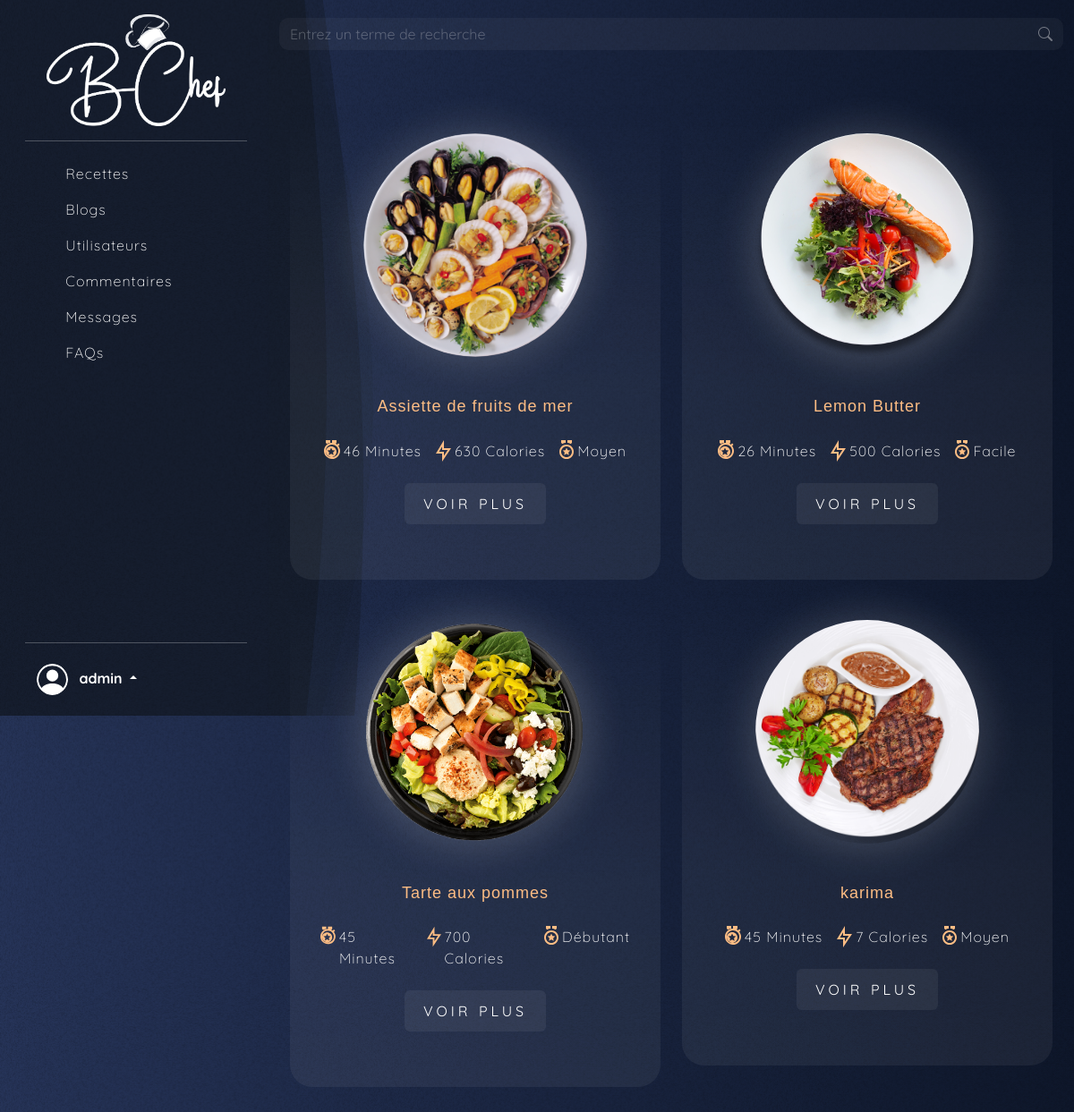
/admin/admin_recherche.php (signed in), run on the app's committed database.
### tables this page shows
CREATE TABLE `recettes` (
  `id_recette` int(11) NOT NULL,
  `titre` varchar(100) NOT NULL,
  `description` text DEFAULT NULL,
  `ingredients` text DEFAULT NULL,
  `instructions` text DEFAULT NULL,
  `url_image` varchar(255) DEFAULT NULL,
  `categorie` varchar(50) DEFAULT NULL,
  `cree_le` timestamp NOT NULL DEFAULT current_timestamp(),
  `temps` int(11) DEFAULT NULL,
  `calorie` int(11) DEFAULT NULL,
  `difficulte` varchar(50) DEFAULT NULL,
  `note` int(5) DEFAULT 0
);

### admin/admin_recherche.php (the view, shortened to what this page needs)
<?php
include 'header_admin.php';
$connexion = connexion();
function getRecettes($connexion) {
    try {
        $res = $connexion->prepare("SELECT recettes.* FROM recettes ");
        $res->execute();
        return $res->fetchAll(PDO::FETCH_ASSOC);
    } catch (PDOException $e) {
        echo "Erreur : " . $e->getMessage();
        return array();
    }
}
if ($_SERVER["REQUEST_METHOD"] == "POST" && isset($_POST['search'])) {
    $searchTerm = $_POST['searchTerm'];
    $recettes = searchRecettes($connexion, $searchTerm);
    if(empty($recettes)){
        $message ="Aucune résultat pour  : $searchTerm";
    }else{
        $message = "Résultats de la recherche pour : $searchTerm";
    }
} else {
    $recettes = getRecettes($connexion);
}
?>
<main>
    <div class="container marketing my-5">
        <div class="row">
            <?php foreach ($recettes as $recette): ?>
            <div class="col-md-6">
                <a href="details_recettes.php?id_recette=<?php echo $recette['id_recette']; ?>">
                    <div class="card-block swiper-slide">
                        <div class="image-content">
                            <div class="card-image">
                                <img src="../images/<?php echo $recette['url_image']; ?>" alt="" class="card-img">
                            </div>
                        </div>
                        <div class="card-content text-center">
                            <h2 class="name"><span><?php echo $recette['titre']; ?></span></h2>
                            <div class="d-flex justify-content-between py-2 gap-3">
                                <div class="d-flex gap-1">
                                    <p><?php echo $recette['temps']; ?> Minutes</p>
                                </div>
                                <div class="d-flex gap-1">
                                    <svg width="17" height="24" viewBox="0 0 17 24" fill="none" xmlns="http://www.w3.org/2000/svg">
                                        <path d="M9 9H17L7 24V15H0L9 0V9ZM7 11V7.22L3.532 13H9V17.394L13.263 11H7Z" fill="#FDBD84"/>
                                    </svg>
                                    <p><?php echo $recette['calorie']; ?> Calories</p>
                                </div>
                                <div class="d-flex gap-1">
                                    <p><?php echo $recette['difficulte']; ?></p>
                                </div>
                            </div>
                            <a href="recette.php?id_recette=<?php echo $recette['id_recette']; ?>" class="btn boutton"> Voir plus </a>
                        </div>
                    </div>
                </a>
            </div>
            <?php endforeach; ?>
        </div>
    </div>
</main>

### admin/style.css (style rules this page uses)
* { margin: 0; padding: 0; -webkit-box-sizing: border-box; box-sizing: border-box; }
body { font-family: "Quicksand", sans-serif; font-optical-sizing: auto; font-weight: 100; font-size: 16px; font-style: normal; letter-spacing: 1px; color: black; background: rgb(15,24,44); background: linear-gradient(270deg, #0f182c 0%, #27355a 100%); color: white; }
body::after { content: url(); background-image: url(../images/Background\ Noise.svg); background-size: cover; background-repeat: repeat; background-position: center; position: fixed; height: 100%; top: 0; left: 0; bottom: 0; right: 0; z-index: -1; }
h2 { padding: 10px 0; font-family: "Archivo Black", sans-serif; font-optical-sizing: auto; font-weight: 500; font-size: 30px; color: #EAA90C; }
p { text-align: justify; }
a { text-decoration: none; color: white; }
span { color: #FDBD84; }
.boutton { background-color: #ffffff0f; position: relative; display: inline-block; padding: 10px 20px; color: #ffffff; font-size: 16px; text-decoration: none; text-transform: uppercase; overflow: hidden; transition: .5s; letter-spacing: 4px; }
.card-block { background: rgb(255,255,255); background: linear-gradient(180deg, rgba(255,255,255,0) 0%, rgba(255,255,255,0.05085784313725494) 60%, rgba(255, 255, 255, 0.060) 100%); border-radius: 25px; padding: 20px; }
.image-content, .card-content { display: flex; flex-direction: column; align-items: center; padding: 10px 14px; }
.image-content { position: relative; row-gap: 5px; padding: 25px 0; }
.card-image { position: relative; height: 250px; width: 250px; border-radius: 50%; background: rgb(255,255,255); background: radial-gradient(circle, rgba(255,255,255,0) 0%, rgba(255,255,255,0.15449929971988796) 50%, rgba(255,255,255,0) 100%); box-shadow: 0px 0px 50px 0px #ffffff33; }
.card-image .card-img { height: 100%; width: 100%; object-fit: cover; border-radius: 50%; overflow: hidden; }
.name { font-size: 18px; font-weight: 500; color: #ffffff; }

### data on the page
recettes: url_image (picture), titre "Assiette de fruits de mer", temps "46", calorie "630", difficulte "Moyen"
recettes: url_image (picture), titre "Lemon Butter", temps "26", calorie "500", difficulte "Facile"
recettes: url_image (picture), titre "Tarte aux pommes", temps "45", calorie "700", difficulte "Débutant"
recettes: url_image (picture), titre "karima", temps "45", calorie "7", difficulte "Moyen"

### other printed values
$_SESSION['admin'] "admin"
